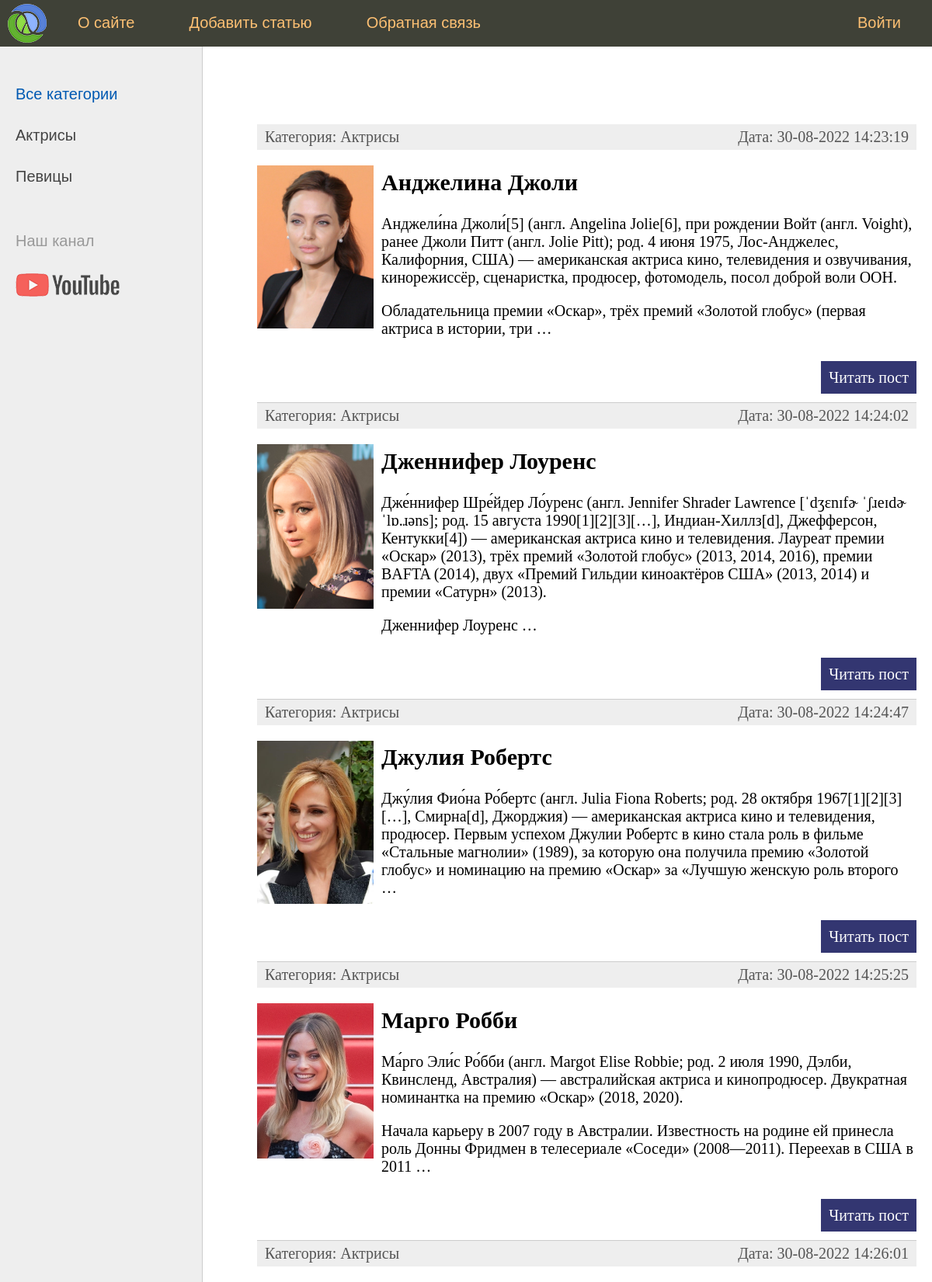
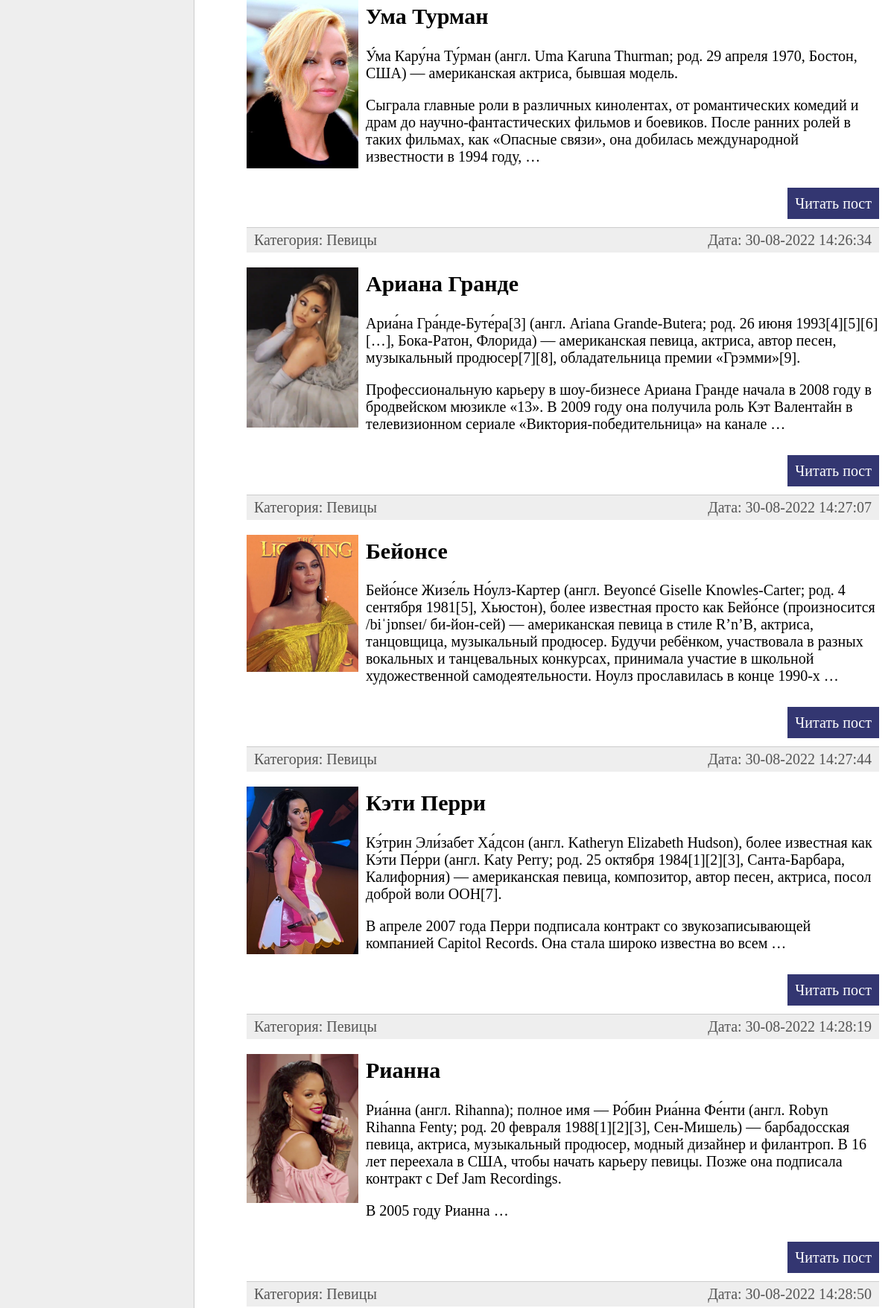
The page / (upper part) on the database its author committed (2 pictures, top to bottom).
### women/models.py (models this page shows, shortened)
class Category(models.Model):
    name = models.CharField(max_length=100, db_index=True, verbose_name='Название')
    slug = models.SlugField(max_length=255, unique=True, db_index=True, verbose_name="URL")
    def __str__(self):
        return self.name
    def get_absolute_url(self):
        return reverse('category', kwargs={'cat_slug': self.slug})
    class Meta:
        verbose_name = "Категория"
        verbose_name_plural = "Категории"
        ordering = ['id']

class Women(models.Model):
    title = models.CharField(max_length=255, verbose_name='Заголовок')
    slug = models.SlugField(max_length=255, unique=True, db_index=True, verbose_name="URL")
    content = models.TextField(blank=True, verbose_name='Текст')
    photo = models.ImageField(upload_to="photos/%Y/%m/%d/", verbose_name='Фото') # Создается удобная директория под фото
    time_create = models.DateTimeField(auto_now_add=True, verbose_name='Время создания') # Создается один раз и не меняется
    time_update = models.DateTimeField(auto_now=True, verbose_name='Время обновления') # Меняется каждый раз при изменении
    is_published = models.BooleanField(default=True, verbose_name='Публикация')
    cat = models.ForeignKey("Category", on_delete=models.PROTECT, verbose_name='Категория') # Category пишем как строку, либо как переменную, но тогда Category должна быть перед Women
    def get_absolute_url(self):
        return reverse('post', kwargs={'post_slug': self.slug})
    class Meta:
        verbose_name = "Известные женщины"
        verbose_name_plural = "Известные женщины"
        ordering = ['time_create', 'title']

### women/views.py (the view)
# urls.py: path('', index, name='home'),
def index(request):
    posts = Women.objects.all()
    context = {
        "posts": posts,
        "menu": menu,
        "title": "Главная страница",
        "cat_selected": 0
    }
    return render(request, "women/index.html", context=context)

### women/templatetags/women_tags.py (called while the page is built)
@register.inclusion_tag('women/list_categories.html')
def show_categories(sort=None, cat_selected=0):
    if not sort:
        cats = Category.objects.all()
    else:
        cats = Category.objects.order_by(sort)
    return {"cats": cats, "cat_selected": cat_selected}

### women/templates/women/index.html (shortened to what this page needs)
{% extends 'women/base.html' %}
{% block content %}
<ul class="list-articles">
	{% for p in posts %}
			<li><div class="article-panel">
	<p class="first">Категория: {{p.cat}}</p>
	<p class="last">Дата: {{p.time_update|date:"d-m-Y H:i:s"}}</p>
</div>
{% if p.photo %}
	<p><img class="img-article-left thumb" src="{{p.photo.url}}"></p>
{% endif %}
			<h2>{{p.title}}</h2>
	{% autoescape on %}
	{{p.content|linebreaks|truncatewords:50}}
	{% endautoescape %}
			<p class="link-read-post"><a href="{{ p.get_absolute_url }}">Читать пост</a></p>
			</li>
	{% endfor %}
</ul>
{% endblock %}

### women/templates/women/base.html (shortened to what this page needs)
{% load static %}
{% load women_tags %}
<!DOCTYPE html>
<html>
<head>
	<link type="text/css" href="{% static 'women/css/styles.css' %}" rel="stylesheet" />
</head>
<body>
<table class="table-page" border=0 cellpadding="0" cellspacing="0">
<tr><td valign=top>
{% block mainmenu %}
		<div class="header">
			<ul id="mainmenu" class="mainmenu">
			<li class="logo"><a href="{% url 'home' %}"><div class="logo"></div></a></li>
{% for m in menu %}
	{% if not forloop.last %}
			<li><a href="{% url m.url_name %}">{{m.title}}</a></li>
	{% else %}
			<li class="last"><a href="{% url m.url_name %}">{{m.title}}</a></li>
	{% endif %}
{% endfor %}
			</ul>
		</div>
{% endblock mainmenu %}
<table class="table-content" border=0 cellpadding="0" cellspacing="0">
<tr>
	<td valign="top" class="left-chapters">
	<ul id="leftchapters">
{% if cat_selected == 0 %}
		<li class="selected">Все категории</li>
{% else %}
		<li><a href="{% url 'home' %}">Все категории</a></li>
{% endif %}
{% show_categories cat_selected=cat_selected %}
		<li class="share">
		<p>Наш канал</p>
		<a class="share-yt" href="https://www.youtube.com/channel/UClJzWfGWuGJL2t-3dYKcHTA/playlists" target="_blank" rel="nofollow"></a>
		</li>
	</ul>
</td>
<td valign="top" class="content">
	<div class="content-text">
{% block content %}
{% endblock %}
	</div>
</td></tr></table>
</td></tr>
</table>
</body>
</html>

### women/templates/women/list_categories.html
{% for c in cats %}
	{% if c.pk == cat_selected %}
		<li class="selected">{{c.name}}</li>
	{% else %}
		<li><a href="{{ c.get_absolute_url }}">{{c.name}}</a></li>
	{% endif %}
{% endfor %}

### women/static/women/css/styles.css (style rules this page uses)
html, body { font-family: 'Arial'; margin: 0; padding: 0; height: 100%; width: 100%; color: #444; }
a { color: #0059b2; text-decoration: none; }
img { max-width: 600px; height: auto; }
img.img-article-left { max-width: 300px; height: auto; float: left; padding: 0 10px 10px 0; }
img.img-article-left.thumb { max-width: 150px; height: auto; }
p.link-read-post { text-align: right; }
p.link-read-post a { padding: 10px; min-width: 100px; background: #333671; color: #fff; text-decoration: none; }
div.article-panel { background: #eee; padding: 5px 10px 5px 10px; box-sizing: border-box; overflow: hidden; color: #555; }
div.article-panel p.first { margin: 0; float: left; }
div.article-panel p.last { margin: 0; float: right; }
ul.list-articles { list-style: none; margin: 0; padding: 0; }
ul.list-articles li { border-bottom: 1px solid #ccc; }
.table-page { width: 100%; height: 100%; vertical-align: top; }
.table-page tr { height: 100%; }
.header { background: #3F4137; height: 60px; }
.logo { background: url('../images/logo.png') no-repeat 10px 5px; width: 70px; height: 60px; }
ul.mainmenu { list-style: none; margin: 0; padding: 0; height: 60px; color: #fdc073; font-size: 20px; overflow: hidden; }
ul.mainmenu li { float: left; margin: 18px 40px 0 30px; }
ul.mainmenu li.logo { margin: 0; }
ul.mainmenu li.last { float: right; }
ul.mainmenu li a { color: #fdc073; text-decoration: none; }
.table-content { width: 100%; min-height: 100%; height: 100%; }
.left-chapters { margin: 0; background: #eee; border-right: 1px solid #ccc; min-height: 100%; }
.left-chapters ul { width: 230px; min-height: 100%; margin: 0; padding: 20px 10px 10px 20px; list-style: none; font-size: 20px; }
.left-chapters ul li { margin: 30px 0 0 0; color: #999; }
.left-chapters ul li.selected { color: #0059b2; }
.left-chapters ul li a { color: #444; text-decoration: none; }
.left-chapters ul li.share { margin: 60px 0 0 0; }
.left-chapters ul li.share p { margin: 30px 0 30px 0; }
.left-chapters ul li.share a { display: inline-block; width: 40px; height: 40px; margin: 0 20px 0 0; }
.left-chapters ul li.share a.share-yt { width: 100%; height: 30px; background: url('../images/share_yt.png') no-repeat 0 0 }
.content { padding: 40px 20px 20px 40px; width: 100%; box-sizing: border-box; }
.content-text { margin: 60px 0 0 30px; color: #000; font-size: 20px; font-family: Yandex Sans Display Light; }

### rows shown on the page
Category: name "Актрисы"
Category: name "Певицы"
Women: cat "Актрисы", time_update "30-08-2022 14:23:19", photo (picture), title "Анджелина Джоли", content "Анджели́на Джоли́[5] (англ. Angelina Jolie[6], при рождении Войт (англ. Voight), ранее Джоли Питт (англ. Jolie Pitt); род. 4 июня 1975, Лос-Анджелес, Калифорния, США) — американская актриса кино, телевидения и озвучивания, кинорежиссёр, сценаристка, продюсер, фотомодель, посол доброй воли ООН. Обладательница премии «Оскар», трёх премий «Золотой глобус» (первая актриса в истории, три …"
Women: cat "Актрисы", time_update "30-08-2022 14:24:02", photo (picture), title "Дженнифер Лоуренс", content "Дже́ннифер Шре́йдер Ло́уренс (англ. Jennifer Shrader Lawrence [ˈdʒɛnɪfɚ ˈʃɹeɪdɚ ˈlɒ.ɹəns]; род. 15 августа 1990[1][2][3][…], Индиан-Хиллз[d], Джефферсон, Кентукки[4]) — американская актриса кино и телевидения. Лауреат премии «Оскар» (2013), трёх премий «Золотой глобус» (2013, 2014, 2016), премии BAFTA (2014), двух «Премий Гильдии киноактёров США» (2013, 2014) и премии «Сатурн» (2013). Дженнифер Лоуренс …"
Women: cat "Актрисы", time_update "30-08-2022 14:24:47", photo (picture), title "Джулия Робертс", content "Джу́лия Фио́на Ро́бертс (англ. Julia Fiona Roberts; род. 28 октября 1967[1][2][3][…], Смирна[d], Джорджия) — американская актриса кино и телевидения, продюсер. Первым успехом Джулии Робертс в кино стала роль в фильме «Стальные магнолии» (1989), за которую она получила премию «Золотой глобус» и номинацию на премию «Оскар» за «Лучшую женскую роль второго …"
Women: cat "Актрисы", time_update "30-08-2022 14:25:25", photo (picture), title "Марго Робби", content "Ма́рго Эли́с Ро́бби (англ. Margot Elise Robbie; род. 2 июля 1990, Дэлби, Квинсленд, Австралия) — австралийская актриса и кинопродюсер. Двукратная номинантка на премию «Оскар» (2018, 2020). Начала карьеру в 2007 году в Австралии. Известность на родине ей принесла роль Донны Фридмен в телесериале «Соседи» (2008—2011). Переехав в США в 2011 …"
Women: cat "Актрисы", time_update "30-08-2022 14:26:01", photo (picture), title "Ума Турман", content "У́ма Кару́на Ту́рман (англ. Uma Karuna Thurman; род. 29 апреля 1970, Бостон, США) — американская актриса, бывшая модель. Сыграла главные роли в различных кинолентах, от романтических комедий и драм до научно-фантастических фильмов и боевиков. После ранних ролей в таких фильмах, как «Опасные связи», она добилась международной известности в 1994 году, …"
Women: cat "Певицы", time_update "30-08-2022 14:26:34", photo (picture), title "Ариана Гранде", content "Ариа́на Гра́нде-Буте́ра[3] (англ. Ariana Grande-Butera; род. 26 июня 1993[4][5][6][…], Бока-Ратон, Флорида) — американская певица, актриса, автор песен, музыкальный продюсер[7][8], обладательница премии «Грэмми»[9]. Профессиональную карьеру в шоу-бизнесе Ариана Гранде начала в 2008 году в бродвейском мюзикле «13». В 2009 году она получила роль Кэт Валентайн в телевизионном сериале «Виктория-победительница» на канале …"
Women: cat "Певицы", time_update "30-08-2022 14:27:07", photo (picture), title "Бейонсе", content "Бейо́нсе Жизе́ль Но́улз-Картер (англ. Beyoncé Giselle Knowles-Carter; род. 4 сентября 1981[5], Хьюстон), более известная просто как Бейо́нсе (произносится /biˈjɒnseɪ/ би-йон-сей) — американская певица в стиле R’n’B, актриса, танцовщица, музыкальный продюсер. Будучи ребёнком, участвовала в разных вокальных и танцевальных конкурсах, принимала участие в школьной художественной самодеятельности. Ноулз прославилась в конце 1990-х …"
Women: cat "Певицы", time_update "30-08-2022 14:27:44", photo (picture), title "Кэти Перри", content "Кэ́трин Эли́забет Ха́дсон (англ. Katheryn Elizabeth Hudson), более известная как Кэ́ти Пе́рри (англ. Katy Perry; род. 25 октября 1984[1][2][3], Санта-Барбара, Калифорния) — американская певица, композитор, автор песен, актриса, посол доброй воли ООН[7]. В апреле 2007 года Перри подписала контракт со звукозаписывающей компанией Capitol Records. Она стала широко известна во всем …"
Women: cat "Певицы", time_update "30-08-2022 14:28:19", photo (picture), title "Рианна", content "Риа́нна (англ. Rihanna); полное имя — Ро́бин Риа́нна Фе́нти (англ. Robyn Rihanna Fenty; род. 20 февраля 1988[1][2][3], Сен-Мишель) — барбадосская певица, актриса, музыкальный продюсер, модный дизайнер и филантроп. В 16 лет переехала в США, чтобы начать карьеру певицы. Позже она подписала контракт с Def Jam Recordings. В 2005 году Рианна …"
Women: cat "Певицы", time_update "30-08-2022 14:28:50"

### other values the page prints
{{ m.title }} "О сайте" "Добавить статью" "Обратная связь"
{{ m.title }} "Войти"
